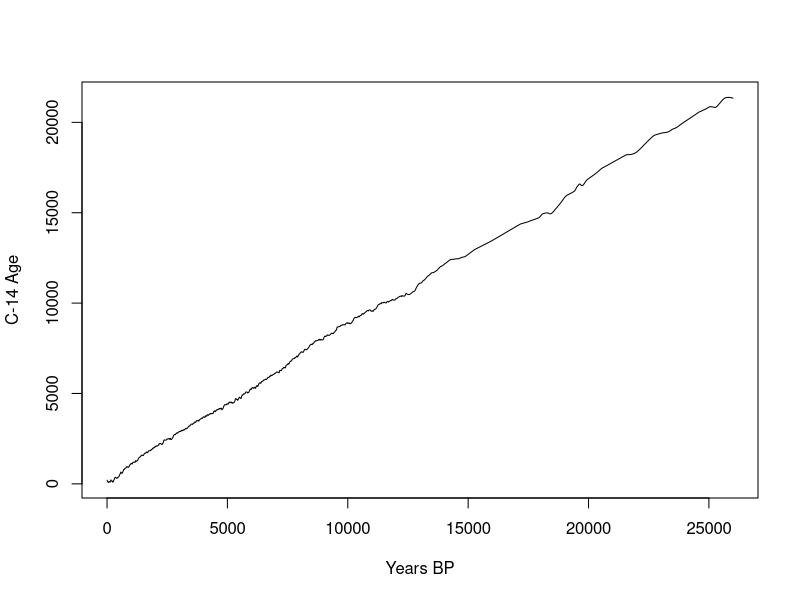
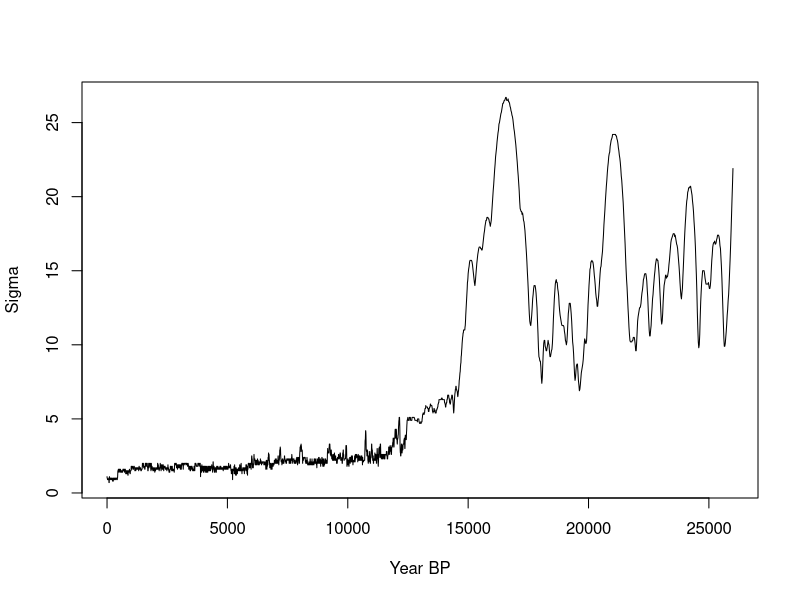
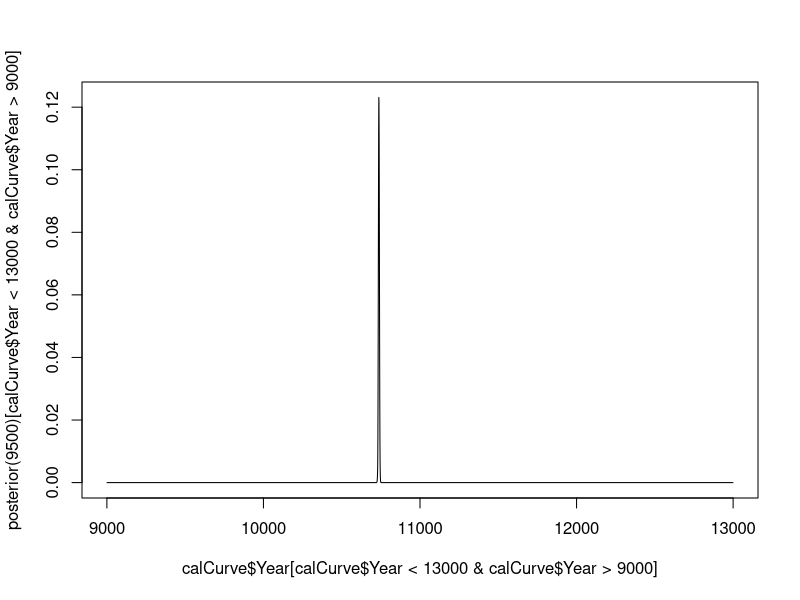
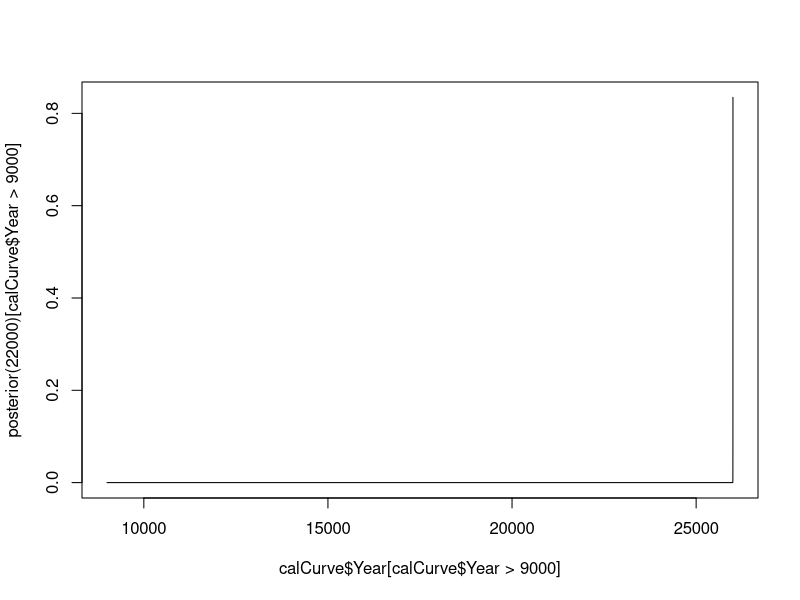
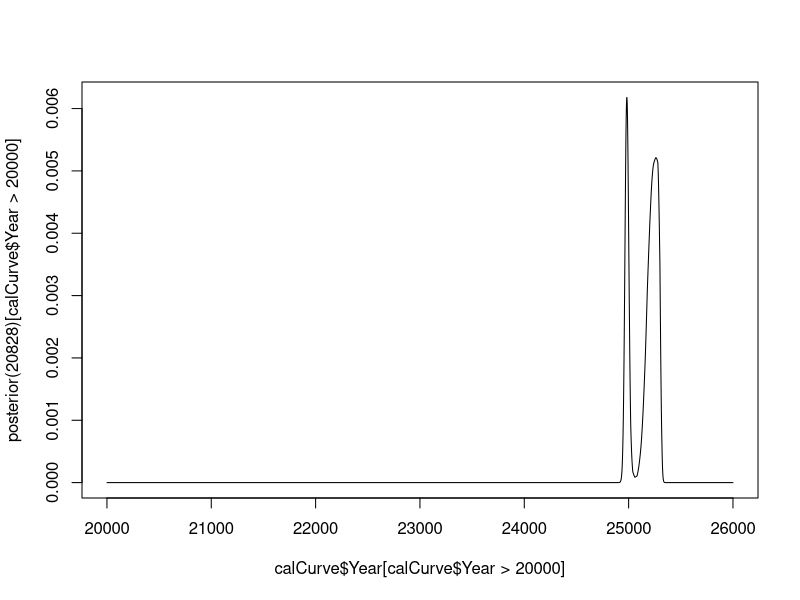
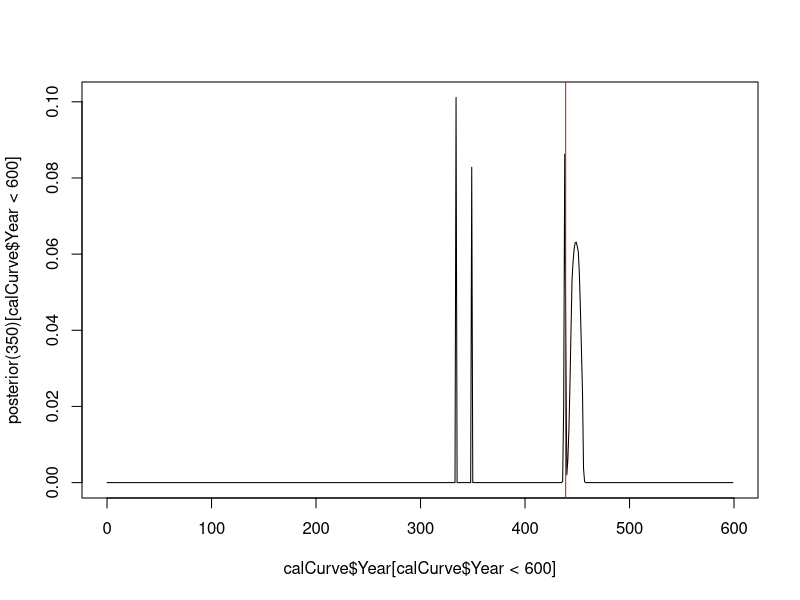

These figures' R source, in order: (Note: this script raises an error after producing the figures.)
# 2004 --------------------------------------------------------------------
# read the data into R, but only the columns we need
reimer04Data <- read.csv("Reimer.dat")[,c("YearBP","C14age","Sigma")]

#linear interpolation of data wrt C14 age
calCurveC <- approx(reimer04Data$YearBP, reimer04Data$C14age, n=26001)
plot(calCurveC, ylab="C-14 Age", xlab="Years BP",type="l")

#linear interpolation wrt Sigma
calCurveS <- approx(reimer04Data$YearBP, reimer04Data$Sigma, n=26001)
plot(calCurveS, ylab="Sigma", xlab="Year BP",type="l")

#put the values I care about into a data frame
calCurve <- data.frame("Year"=calCurveC$x, "C14 Age"=calCurveC$y, "Sigma"=calCurveS$y)


# posterior density function of Mean year
# 2004
posterior <- function(carb){
    year <- 0:26000
    prior <- rep(26001^-1,26001)
    post <- dnorm(carb,calCurve$C14.Age,calCurve$Sigma)*prior
    post/sum(post)
}

# These two are identical for Carbon Age = 9500
#2004
plot(posterior(9500)[calCurve$Year<13000&calCurve$Year>9000] ~ 
         calCurve$Year[calCurve$Year<13000&calCurve$Year>9000],type="l")

#These two are pretty different. Borderline year just isn't really part of 2004 cal data
#2004
plot(posterior(22000)[calCurve$Year>9000] ~ 
         calCurve$Year[calCurve$Year>9000],type="l")

#just another example year: 20828
plot(posterior(20828)[calCurve$Year > 20000] ~ calCurve$Year[calCurve$Year>20000],type="l")

# MCMC with uniform prior
mcmc04 <- function(carb, iterations, init){
    # take initial year to index value by adding 1 (since yearBP starts at 0)
    init <- init + 1
    # initial vector
    arr <- rep(0,iterations)
    # loop through iterations
    for (i in 0:iterations) {
        #create density for initial guess
        postOrg <- dnorm(carb,calCurve$C14.Age[init],calCurve$Sigma[init])
        # pick a new year from a normal dist around the inital guess
        # is this sigma value ok
        newYear <- rnorm(1, init, 100)
        # make sure the new year is positive integer & in the support
        newYear <- round(abs(newYear))
        if(newYear > 26000){
            newYear <- 26000
        }
        # create density for proposed new year
        postNew <- dnorm(carb, calCurve$C14.Age[newYear+1],calCurve$Sigma[newYear+1])
        # random draw to accept/reject with
        draw <- runif(1,0,1)
        # accept/ reject
        if (postNew/postOrg >= draw){
            init <- newYear
        }
        # put the year into the appropriate part of vector
        arr[i] <- init + 1
    }
    # output vector
    arr
}

## Example for C14 = 350
plate <- mcmc04(350,1000000,375)
mean <- mean(plate)
plot(posterior(350)[calCurve$Year < 600] ~ calCurve$Year[calCurve$Year < 600],type="l")
abline(v=mean,col="red")

## Example for C14 = 20828
saucer <- mcmc04(20828,1000000, 20000)
mean <- mean(saucer[saucer!=26000])
plot(posterior(20828)[calCurve$Year > 20000] ~ calCurve$Year[calCurve$Year>20000],type="l")
abline(v=mean, col="red")

## Example for C14 = 6500
coffee <- mcmc04(6500,1000000,7428)
mean <- mean(coffee)
plot(posterior(6500)[calCurve$Year < 7500 & calCurve$Year > 7400] ~ 
         calCurve$Year[calCurve$Year < 7500 & calCurve$Year > 7400],type="l")
abline(v=mean, col="red")

## Example for C14 = 11683, this is a curvy part!
mug <- mcmc04(11683,1000000, 13510)
mean <- mean(mug)
stdDev <- sd(mug)
stdDev
plot(mug~c(1:1000000))
plot(posterior(11683)[calCurve$Year < 17000 & calCurve$Year > 13000] ~ 
         calCurve$Year[calCurve$Year < 17000 & calCurve$Year > 13000],type="l")
abline(v=mean,col="red")